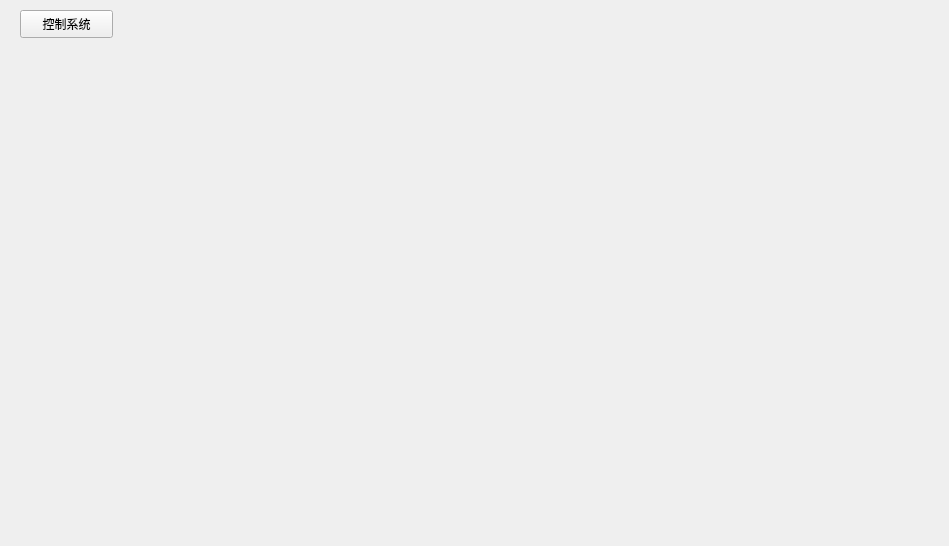
<?xml version="1.0" encoding="UTF-8"?>
<ui version="4.0">
 <class>QtWidgets_bisheClass</class>
 <widget class="QWidget" name="QtWidgets_bisheClass">
  <property name="geometry">
   <rect>
    <x>0</x>
    <y>0</y>
    <width>949</width>
    <height>546</height>
   </rect>
  </property>
  <property name="windowTitle">
   <string>QtWidgets_bishe</string>
  </property>
  <widget class="QPushButton" name="ctrlwidgetButton">
   <property name="geometry">
    <rect>
     <x>20</x>
     <y>10</y>
     <width>93</width>
     <height>28</height>
    </rect>
   </property>
   <property name="text">
    <string>控制系统</string>
   </property>
  </widget>
 </widget>
 <layoutdefault spacing="6" margin="11"/>
 <resources>
  <include location="qtwidgets_bishe.qrc"/>
 </resources>
 <connections/>
</ui>
